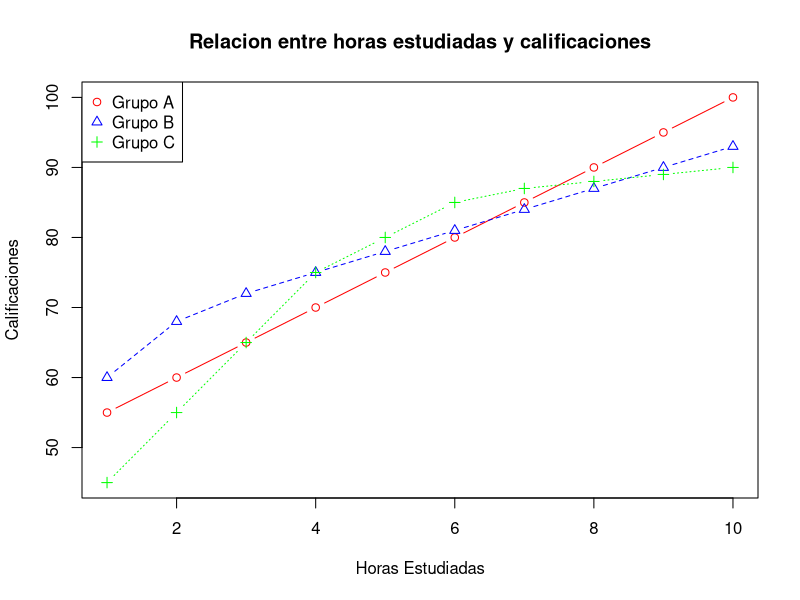

Write R code to recreate this figure.
### Datos personales ###
# Nombre: Reuben Rhienhart
# Numero de control: 20112048
# Grupo: H
# Ejercicio: 4

## Variables
titulo <- "Relacion entre horas estudiadas y calificaciones"

## Vectores
Horas_estudio <- c(1, 2, 3, 4, 5, 6, 7, 8, 9, 10)
calificaciones_a <- c(55, 60, 65, 70, 75, 80, 85, 90, 95, 100)
calificaciones_b <- c(60, 68, 72, 75, 78, 81, 84, 87, 90, 93)
calificaciones_c <- c(45, 55, 65, 75, 80, 85, 87, 88, 89, 90)

df <- data.frame(
  Horas_estudiadas = Horas_estudio,
  Calificaciones_G_A = calificaciones_a,
  Calificaciones_G_B = calificaciones_b,
  Calificaciones_G_C = calificaciones_c
)

X11(
  display = ":1",
  width = 7,
  height = 7,
  pointsize = 12,
  title = titulo
)

matplot(
  df$Horas_estudiadas,
  df[, -1],
  type = "b",
  pch = 1:3,
  col = c("red", "blue", "green"),
  xlab = "Horas Estudiadas",
  ylab = "Calificaciones",
  main = titulo
)

legend(
  "topleft",
  legend = c("Grupo A", "Grupo B", "Grupo C"),
  col = c("red", "blue", "green"),
  pch = 1:3
)